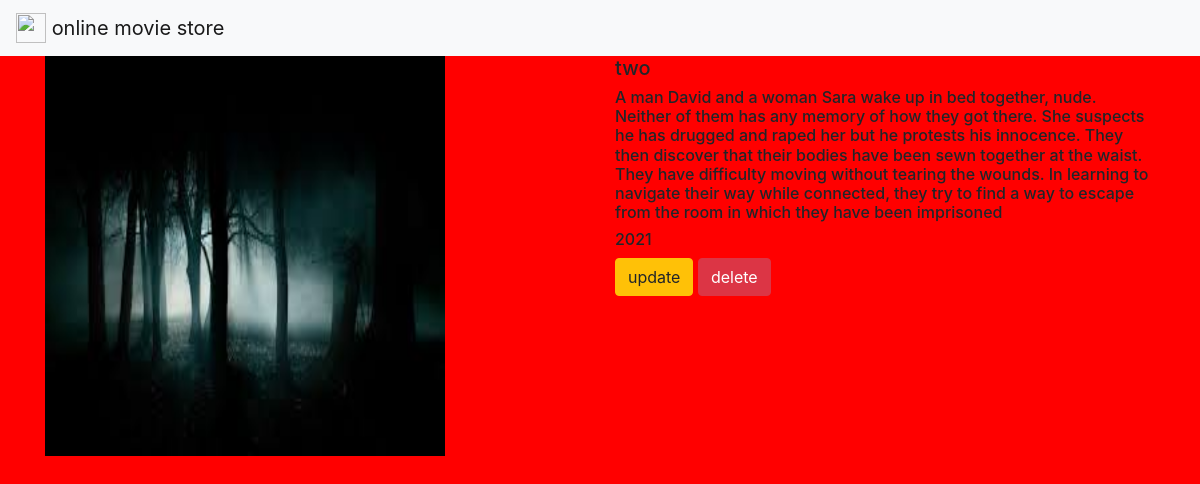
Screenshot of /movie/5/ with the database file from the repository.
### movieapp/models.py (models this page shows, shortened)
class Movie(models.Model):
    name=models.CharField(max_length=250)
    desc=models.TextField()
    year=models.IntegerField()
    img=models.ImageField(upload_to='gallery')

### movieapp/views.py (the view)
# urls.py: path('movie/<int:movie_id>/',views.detail,name='detail'),
def detail(request,movie_id):
    movie=Movie.objects.get(id=movie_id)
    return render(request,"detail.html",{'movie':movie})

### templates/detail.html
{% extends 'base.html' %}
{%  block body %}
<div class="container">
    <div class="row">
        <div class="col-md-6">
            <img src="{{movie.img.url}}" width="400" height="400">
        </div>
<div class="col-md-6">
    <h5>{{movie.name}}</h5>
    <h6>{{movie.desc}}</h6>
<h6>{{movie.year}}</h6>
<a class= "btn btn-warning" href=" {% url 'movieapp:update' movie.id %}">update</a>
<a class= "btn btn-danger" href=" {% url 'movieapp:delete' movie.id %}">delete</a>
  </div>
   </div>
</div>
{% endblock %}

### static/style.css (style rules this page uses)
body { background-color:red; }

### rows the page displays
Movie: img (picture), name "two", desc "A man David and a woman Sara wake up in bed together, nude. Neither of them has any memory of how they got there. She suspects he has drugged and raped her but he protests his innocence. They then discover that their bodies have been sewn together at the waist. They have difficulty moving without tearing the wounds. In learning to navigate their way while connected, they try to find a way to escape from the room in which they have been imprisoned", year "2021"
